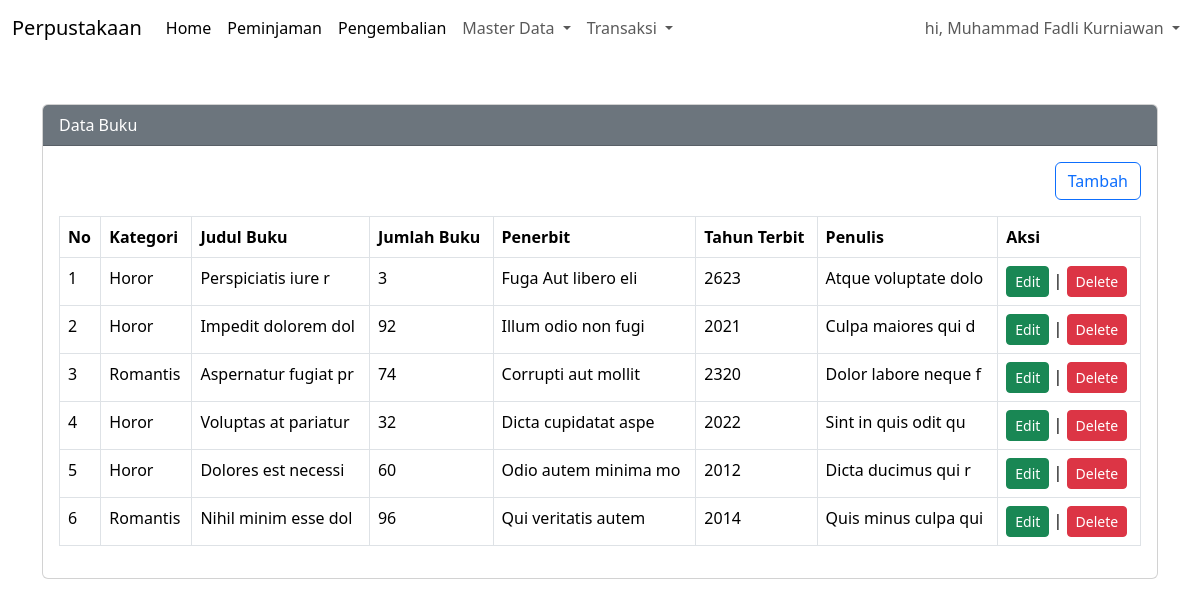
The page /index.php?pg=buku (signed in) on the database its author committed.
### tables this page shows
CREATE TABLE `buku` (
  `id` int(11) NOT NULL,
  `id_kategori` int(11) NOT NULL,
  `judul` varchar(50) NOT NULL,
  `jumlah` int(11) NOT NULL,
  `penerbit` varchar(50) NOT NULL,
  `tahun_terbit` varchar(5) NOT NULL,
  `penulis` varchar(50) NOT NULL,
  `created_at` timestamp NOT NULL DEFAULT current_timestamp(),
  `updated_at` timestamp NOT NULL DEFAULT current_timestamp() ON UPDATE current_timestamp()
);

CREATE TABLE `kategori` (
  `id` int(11) NOT NULL,
  `nama_kategori` varchar(50) NOT NULL,
  `keterangan` text NOT NULL,
  `created_at` timestamp NOT NULL DEFAULT current_timestamp(),
  `updated_at` timestamp NOT NULL DEFAULT current_timestamp() ON UPDATE current_timestamp()
);

### content/buku.php (the view, shortened to what this page needs)
<?php
$queryBuku = mysqli_query($koneksi, "SELECT kategori.nama_kategori, buku.* FROM buku LEFT JOIN kategori ON kategori.id = buku.id_kategori ORDER BY id DESC");
?>
<div class="container mt-5">
    <div class="row">
        <div class="col-sm-12">
            <div class="card">
                <div class="card-header bg-secondary text-white">Data Buku</div>
                <div class="card-body">
                    <div align="right" class="mb-3">
                        <a href="?pg=tambah-buku" class="btn btn-outline-primary">Tambah</a>
                    </div>
                    <table class="table table-bordered">
                        <thead>
                            <tr>
                                <th>No</th>
                                <th>Kategori</th>
                                <th>Judul Buku</th>
                                <th>Jumlah Buku</th>
                                <th>Penerbit</th>
                                <th>Tahun Terbit</th>
                                <th>Penulis</th>
                                <th>Aksi</th>
                            </tr>
                        </thead>
                        <tbody>
                            <?php $no = 1;
                            while ($rowBuku = mysqli_fetch_assoc($queryBuku)) : ?>
                            <tr>
                                <td><?php echo $no++ ?></td>
                                <td><?php echo $rowBuku['nama_kategori'] ?></td>
                                <td><?php echo $rowBuku['judul'] ?> </td>
                                <td><?php echo $rowBuku['jumlah'] ?> </td>
                                <td><?php echo $rowBuku['penerbit'] ?> </td>
                                <td><?php echo $rowBuku['tahun_terbit'] ?> </td>
                                <td><?php echo $rowBuku['penulis'] ?> </td>
                                <td>
                                    <a href="?pg=tambah-buku&edit=<?php echo $rowBuku['id'] ?>"
                                        class="btn btn-sm btn-success">Edit</a> |
                                    <a onclick="return confirm('Apakah anda yakin akan menghapus data ini?')"
                                        href="?pg=tambah-buku&delete=<?php echo $rowBuku['id'] ?>"
                                        class="btn btn-sm btn-danger">Delete</a>
                                </td>
                            </tr>
                            <?php endwhile ?>
                        </tbody>
                    </table>
                </div>
            </div>
        </div>
    </div>
</div>

### index.php (shortened to what this page needs)
<!DOCTYPE html>
<html lang="en">
<head>
    <link rel="stylesheet" href="assets/css/bootstrap.min.css">
</head>
<body>
    <div class="wrapper">
        <nav class="navbar navbar-expand-lg navbar-custom">
            <div class="container-fluid">
                <a href="" class="navbar-brand">Perpustakaan</a>
                <div class="collapse navbar-collapse" id="navbarNav">
                    <ul class="navbar-nav">
                        <li class="nav-item">
                            <a class="nav-link active" aria-current="page" href="?pg=home">Home</a>
                        </li>
                        <li class="nav-item">
                            <a class="nav-link active" aria-current="page" href="?pg=peminjaman">Peminjaman</a>
                        </li>
                        <li class="nav-item">
                            <a class="nav-link active" aria-current="page" href="?pg=pengembalian">Pengembalian</a>
                        </li>
                        <li class="nav-item dropdown">
                            <a class="nav-link dropdown-toggle" href="#" id="navbarDropdown" role="button"
                                data-bs-toggle="dropdown" aria-expanded="false">
                                Master Data
                            </a>
                        </li>
                        <li class="nav-item dropdown">
                            <a class="nav-link dropdown-toggle" href="#" id="navbarDropdown" role="button"
                                data-bs-toggle="dropdown" aria-expanded="false">
                                Transaksi
                            </a>
                        </li>
                    </ul>
                    <ul class="navbar-nav ms-auto">
                        <li class="nav-item dropdown">
                            <a class="nav-link dropdown-toggle" href="#" id="navbarDropdown" role="button"
                                data-bs-toggle="dropdown" aria-expanded="false">
                                hi, <?= (isset($_SESSION['NAMA_LENGKAP']) ? $_SESSION['NAMA_LENGKAP'] : '') ?>
                            </a>
                        </li>
                    </ul>
                </div>
            </div>
        </nav>
        <div class="container-fluid">
            <?php
            if (isset($_GET['pg'])) {
                if (file_exists('content/' . $_GET['pg'] . '.php')) {
                    include 'content/' . $_GET['pg'] . '.php';
                }
            } else {
                include 'content/home.php';
            }
            ?>
        </div>
    </div>
</body>
</html>

### rows shown on the page
buku: id_kategori.nama_kategori "Horor", judul "Perspiciatis iure r", jumlah "3", penerbit "Fuga Aut libero eli", tahun_terbit "2623", penulis "Atque voluptate dolo"
buku: id_kategori.nama_kategori "Horor", judul "Impedit dolorem dol", jumlah "92", penerbit "Illum odio non fugi", tahun_terbit "2021", penulis "Culpa maiores qui d"
buku: id_kategori.nama_kategori "Romantis", judul "Aspernatur fugiat pr", jumlah "74", penerbit "Corrupti aut mollit", tahun_terbit "2320", penulis "Dolor labore neque f"
buku: id_kategori.nama_kategori "Horor", judul "Voluptas at pariatur", jumlah "32", penerbit "Dicta cupidatat aspe", tahun_terbit "2022", penulis "Sint in quis odit qu"
buku: id_kategori.nama_kategori "Horor", judul "Dolores est necessi", jumlah "60", penerbit "Odio autem minima mo", tahun_terbit "2012", penulis "Dicta ducimus qui r"
buku: id_kategori.nama_kategori "Romantis", judul "Nihil minim esse dol", jumlah "96", penerbit "Qui veritatis autem", tahun_terbit "2014", penulis "Quis minus culpa qui"

### other values the page prints
$_SESSION['NAMA_LENGKAP'] "Muhammad Fadli Kurniawan"
